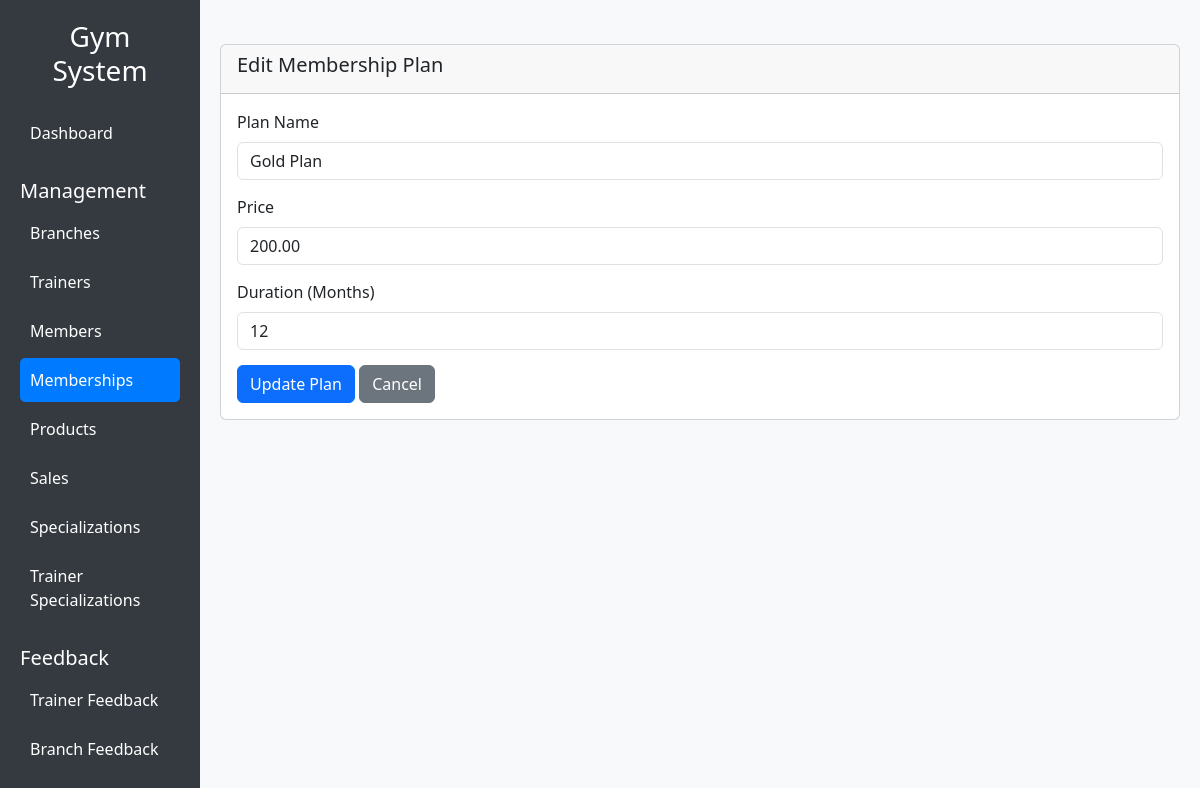
Page /?action=edit&table=memberships&id=1 on the committed database.
### tables this page shows
CREATE TABLE memberships (
    id_plan INT PRIMARY KEY AUTO_INCREMENT,        
    plan_name VARCHAR(50) NOT NULL,                
    price DECIMAL(7,2) NOT NULL,                    
    duration_months INT NOT NULL                   
);

### forms/memberships_form.php (the view, shortened to what this page needs)
<?php
function test_input($data) {
    $data = trim($data);
    $data = stripslashes($data);
    $data = htmlspecialchars($data);
    return $data;
}
?>
<div class="card mt-4">
    <div class="card-header">
        <h5><?= isset($record) ? 'Edit' : 'Add New' ?> Membership Plan</h5>
    </div>
    <div class="card-body">
        <form method="POST">
            <div class="form-group">
                <label for="plan_name" class="form-label">Plan Name</label>
                <input type="text" class="form-control" id="plan_name" name="plan_name"
                        value="<?= isset($record) ? test_input($record['plan_name']) : '' ?>" required>
            </div>
            <div class="form-group">
                <label for="price" class="form-label">Price</label>
                <input type="number" step="0.01" class="form-control" id="price" name="price"
                        value="<?= isset($record) ? test_input($record['price']) : '' ?>" required>
            </div>
            <div class="form-group">
                <label for="duration_months" class="form-label">Duration (Months)</label>
                <input type="number" class="form-control" id="duration_months" name="duration_months"
                        value="<?= isset($record) ? test_input($record['duration_months']) : '' ?>" required>
            </div>
            <button type="submit" name="<?= isset($record) ? 'update_membership' : 'add_membership' ?>"
                    class="btn btn-primary">
                <?= isset($record) ? 'Update' : 'Add' ?> Plan
            </button>
            <?php if (isset($record)): ?>
                <a href="?action=view&table=memberships" class="btn btn-secondary">Cancel</a>
            <?php endif; ?>
        </form>
    </div>
</div>

### index.php (style rules this page uses)
body { background-color: #f8f9fa; }
.card { margin-bottom: 20px; }
.form-group { margin-bottom: 15px; }

### rows in the picture
memberships: plan_name "Gold Plan", price "200.00", duration_months "12"
